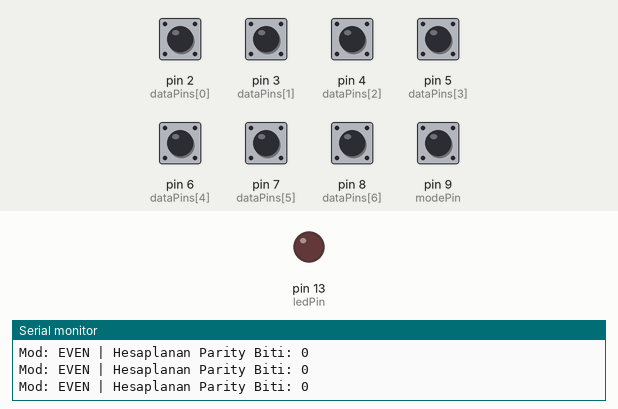
Bench run of a sketch on a simulated Arduino Uno, built with avr-gcc and run on an emulated ATmega328P. Parts: output pins drawn as LEDs (lit = HIGH), the last lines printed to the serial monitor. The inputs (shaded band) are chosen by the test bench; at power-on: pin 2 (dataPins[0]), pin 3 (dataPins[1]), pin 4 (dataPins[2]), pin 5 (dataPins[3]), pin 6 (dataPins[4]), pin 7 (dataPins[5]), pin 8 (dataPins[6]), pin 9 (modePin) HIGH.

Above: at 1.2 s.
1.3 s: pin 9 (modePin) pulled LOW for 0.25 s
At 1.5 s:
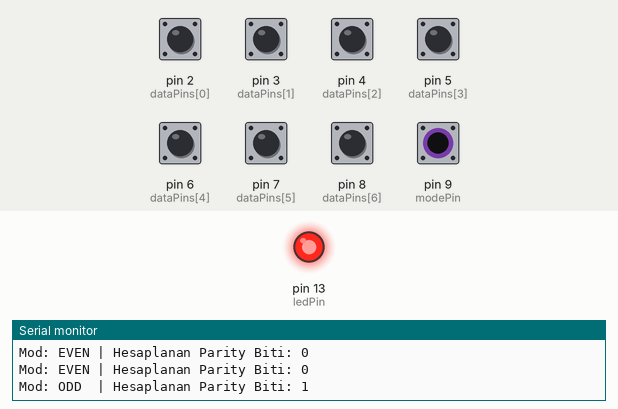
Timing chart, 0 to 4.3 s (numbered marks = the images above; inputs shaded):
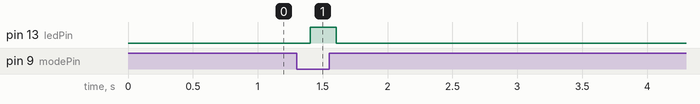

Measured:
- after the input at 1.3 s, pin 13 (ledPin): LOW → HIGH after 0.10 s, → LOW 0.20 s later

The sketch:

sketch.ino
```cpp
const int dataPins[7] = {2, 3, 4, 5, 6, 7, 8};
const int modePin = 9;
const int ledPin = 13;
void setup() {
  for (int i = 0; i < 7; i++) {
    pinMode(dataPins[i], INPUT_PULLUP);
  }
  pinMode(modePin, INPUT_PULLUP);
  pinMode(ledPin, OUTPUT);

  Serial.begin(9600);
}

void loop() {
  int evenParity = 0;

  for (int i = 0; i < 7; i++) {
    int bitVal = !digitalRead(dataPins[i]);
    evenParity = evenParity ^ bitVal;
  }

  int mode = !digitalRead(modePin);
  int finalParityBit = evenParity ^ mode;

  digitalWrite(ledPin, finalParityBit);

  Serial.print("Mod: ");
  Serial.print(mode == 0 ? "EVEN" : "ODD ");
  Serial.print(" | Hesaplanan Parity Biti: ");
  Serial.println(finalParityBit);

  delay(200);
}
```
